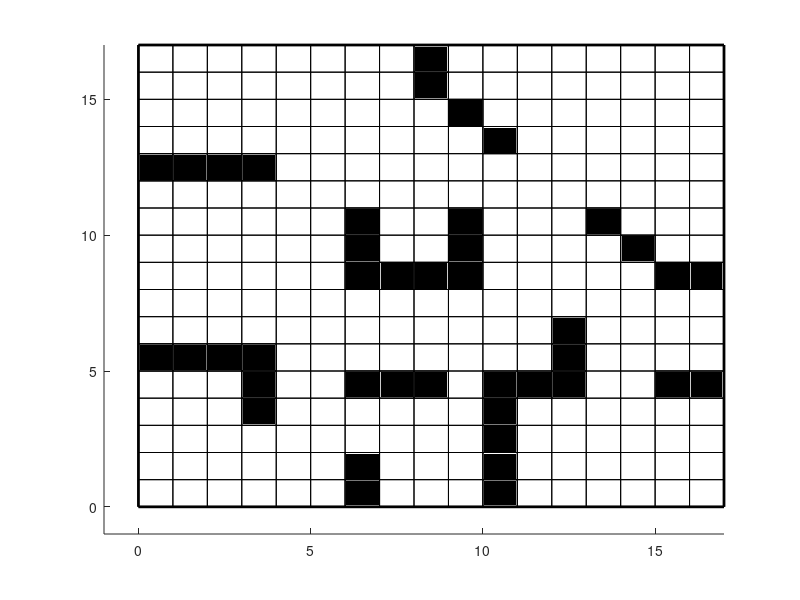

The MATLAB source for this figure:
clear all;
close all;
dim_x = 17; dim_y = 17;
axis([-1 dim_x -1 dim_y]);
rectangle('Position', [0, 0, 17, 17], 'linewidth',2);
for i=0:16
        rectangle('Position', [0, i, 17, 1]);
end

for i=0:16
        rectangle('Position', [i, 0, 1, 17]);
end

rectangle('Position',[6, 0, 1, 1], 'facecolor', 'black');
rectangle('Position',[10, 0, 1, 1], 'facecolor', 'black');
rectangle('Position',[6, 1, 1, 1], 'facecolor', 'black');
rectangle('Position',[10, 1, 1, 1], 'facecolor', 'black');
rectangle('Position',[10, 2, 1, 1], 'facecolor', 'black');
rectangle('Position',[3, 3, 1, 1], 'facecolor', 'black');
rectangle('Position',[10, 3, 1, 1], 'facecolor', 'black');
rectangle('Position',[3, 4, 1, 1], 'facecolor', 'black');
rectangle('Position',[6, 4, 1, 1], 'facecolor', 'black');
rectangle('Position',[7, 4, 1, 1], 'facecolor', 'black');
rectangle('Position',[8, 4, 1, 1], 'facecolor', 'black');
rectangle('Position',[10, 4, 1, 1], 'facecolor', 'black');
rectangle('Position',[11, 4, 1, 1], 'facecolor', 'black');
rectangle('Position',[12, 4, 1, 1], 'facecolor', 'black');
rectangle('Position',[15, 4, 1, 1], 'facecolor', 'black');
rectangle('Position',[16, 4, 1, 1], 'facecolor', 'black');
rectangle('Position',[0, 5, 1, 1], 'facecolor', 'black');
rectangle('Position',[1, 5, 1, 1], 'facecolor', 'black');
rectangle('Position',[2, 5, 1, 1], 'facecolor', 'black');
rectangle('Position',[3, 5, 1, 1], 'facecolor', 'black');
rectangle('Position',[12, 5, 1, 1], 'facecolor', 'black');
rectangle('Position',[12, 6, 1, 1], 'facecolor', 'black');
rectangle('Position',[6, 8, 1, 1], 'facecolor', 'black');
rectangle('Position',[7, 8, 1, 1], 'facecolor', 'black');
rectangle('Position',[8, 8, 1, 1], 'facecolor', 'black');
rectangle('Position',[9, 8, 1, 1], 'facecolor', 'black');
rectangle('Position',[15, 8, 1, 1], 'facecolor', 'black');
rectangle('Position',[16, 8, 1, 1], 'facecolor', 'black');
rectangle('Position',[6, 9, 1, 1], 'facecolor', 'black');
rectangle('Position',[9, 9, 1, 1], 'facecolor', 'black');
rectangle('Position',[14, 9, 1, 1], 'facecolor', 'black');
rectangle('Position',[6, 10, 1, 1], 'facecolor', 'black');
rectangle('Position',[9, 10, 1, 1], 'facecolor', 'black');
rectangle('Position',[13, 10, 1, 1], 'facecolor', 'black');
rectangle('Position',[0, 12, 1, 1], 'facecolor', 'black');
rectangle('Position',[1, 12, 1, 1], 'facecolor', 'black');
rectangle('Position',[2, 12, 1, 1], 'facecolor', 'black');
rectangle('Position',[3, 12, 1, 1], 'facecolor', 'black');
rectangle('Position',[10, 13, 1, 1], 'facecolor', 'black');
rectangle('Position',[9, 14, 1, 1], 'facecolor', 'black');
rectangle('Position',[8, 15, 1, 1], 'facecolor', 'black');
rectangle('Position',[8, 16, 1, 1], 'facecolor', 'black');


hold on;
